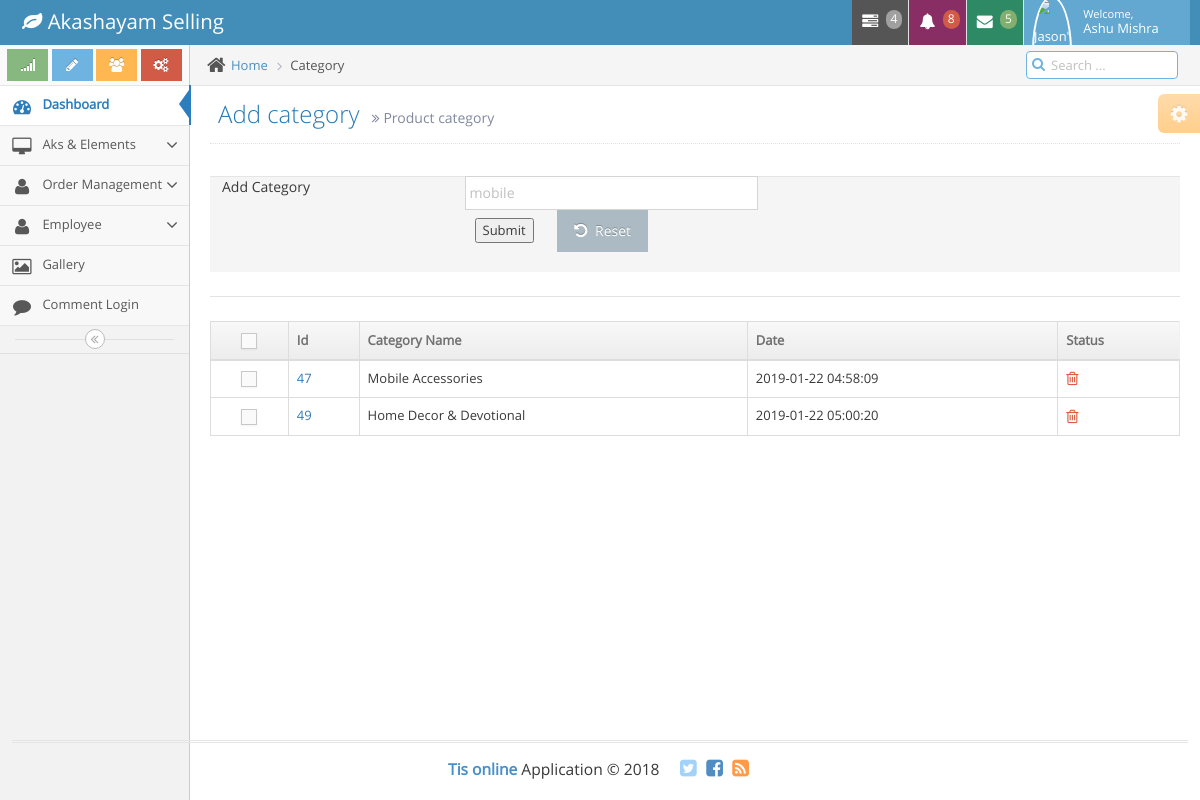
/admin1/category.php (signed in), run on the app's committed database.
### tables this page shows
CREATE TABLE IF NOT EXISTS `personal_information` (
  `employee_id` int(11) NOT NULL AUTO_INCREMENT,
  `firstname` varchar(50) NOT NULL,
  `middlename` varchar(50) NOT NULL,
  `surname` varchar(50) NOT NULL,
  `name_extension` varchar(10) NOT NULL,
  `place_birth` varchar(30) NOT NULL,
  `sex` varchar(30) NOT NULL,
  `civil_status` varchar(30) NOT NULL,
  `department` varchar(30) NOT NULL,
  `image` varchar(500) NOT NULL,
  `cis_no` varchar(50) NOT NULL,
  `position` varchar(30) NOT NULL,
  `date_of_birth` varchar(30) NOT NULL,
  `member_id` varchar(100) NOT NULL,
  PRIMARY KEY (`employee_id`)
);

CREATE TABLE IF NOT EXISTS `category` (
  `cat_id` int(100) NOT NULL AUTO_INCREMENT,
  `category_name` varchar(2000) NOT NULL,
  `categery_image` text NOT NULL,
  `date` timestamp NOT NULL DEFAULT CURRENT_TIMESTAMP ON UPDATE CURRENT_TIMESTAMP,
  `employee_id` int(120) NOT NULL,
  PRIMARY KEY (`cat_id`)
);

### admin1/category.php (the view, shortened to what this page needs)
<?php
include('../db_con.php');
if(!isset($_SESSION['user_id'])){
header("location:login.php");
}
else{
?>
<!DOCTYPE html>
<html lang="en">
	<head>
		<link rel="stylesheet" href="assets/css/bootstrap.min.css" />
		<link rel="stylesheet" href="assets/font-awesome/4.5.0/css/font-awesome.min.css" />
		<link rel="stylesheet" href="assets/css/jquery-ui.custom.min.css" />
		<link rel="stylesheet" href="assets/css/chosen.min.css" />
		<link rel="stylesheet" href="assets/css/bootstrap-datepicker3.min.css" />
		<link rel="stylesheet" href="assets/css/bootstrap-timepicker.min.css" />
		<link rel="stylesheet" href="assets/css/daterangepicker.min.css" />
		<link rel="stylesheet" href="assets/css/bootstrap-datetimepicker.min.css" />
		<link rel="stylesheet" href="assets/css/bootstrap-colorpicker.min.css" />
		<link rel="stylesheet" href="assets/css/ace.min.css" class="ace-main-stylesheet" id="main-ace-style" />
		<link rel="stylesheet" href="assets/css/ace-skins.min.css" />
		<link rel="stylesheet" href="assets/css/ace-rtl.min.css" />
	</head>
	<body class="no-skin">
		<div id="navbar" class="navbar navbar-default ace-save-state">
			<?php include('includes/nav.php');?>
		</div>
		<div class="main-container ace-save-state" id="main-container">
					<?php include('includes/sidebar.php'); ?>
			<div class="main-content">
				<div class="main-content-inner">
					<div class="breadcrumbs ace-save-state" id="breadcrumbs">
						<ul class="breadcrumb">
							<li>
								<i class="ace-icon fa fa-home home-icon"></i>
								<a href="index.php?id=<?php echo $id;?>">Home</a>
							</li>
							<li class="active">Category</li>
						</ul>
					<?php include('includes/search.php');?>
					</div>
					<div class="page-content">
					<?php include('includes/setting.php');?>
						<div class="row">
							<div class="col-xs-12">
									<div class="page-header">
							<h1>
							Add category
								<small>
									<i class="ace-icon fa fa-angle-double-right"></i>
								Product category
								</small>
							</h1>
						</div>
						<div class="row">
							<div class="col-xs-12">
								<form action="add_cat.php" method="post">
									<div class="form-group">
										<label class="col-sm-3 control-label no-padding-right" for="form-field-1">Add Category </label>
										<div class="col-sm-9">
											<input type="text"  name="cat_title1"  placeholder="mobile" class="col-xs-10 col-sm-5" />
									</div>
									</div>
									<div class="clearfix form-actions">
										<div class="col-md-offset-3 col-md-9">
											<input type="submit" name="submit">
											<button class="btn" type="reset">
												<i class="ace-icon fa fa-undo bigger-110"></i>
												Reset
											</button>
										</div>
									</div>
									<div class="hr hr-24"></div>
</form>
								<table id="simple-table" class="table  table-bordered table-hover">
											<thead>
												<tr>
													<th class="center">
														<label class="pos-rel">
															<span class="lbl"></span>
														</label>
													</th>
													<th>Id</th>
													<th>Category Name</th>
													<th>Date</th>
													<th class="hidden-480">Status</th>
												</tr>
											</thead>
											<tbody>
											<?php
include('db_con1.php');
$select_query="select *from category ORDER BY cat_id ASC";
$run_query=mysqli_query($con,$select_query);
while($row=(mysqli_fetch_array($run_query)))
{
$cat_id=$row['cat_id'];
$category_name=$row['category_name'];
$date=$row['date'];
	?>
												<tr>
													<td class="center">
														<label class="pos-rel">
															<span class="lbl"></span>
														</label>
													</td>
													<td>
														<a href="#"><?php echo $cat_id;?></a>
													</td>
													<td><?php echo $category_name;?></td>
													<td><?php echo $date;?></td>
													<td>
														<div class="hidden-sm hidden-xs btn-group">
																	<a href="delete_category.php?del=<?php echo $cat_id; ?>" class="tooltip-error" data-rel="tooltip" title="Delete">
																			<span class="red">
																				<i class="ace-icon fa fa-trash-o bigger-120"></i>
																			</span>
																		</a>
														</div>
													</td>
												</tr>
<?php }?>
											</tbody>
										</table>
							</div>
						</div>
					</div>
				</div>
			</div>
			<div class="footer">
				<div class="footer-inner">
					<div class="footer-content">
						<span class="bigger-120">
							<span class="blue bolder">Tis online</span>
							Application &copy; 2018
						</span>
						<span class="action-buttons">
							<a href="#">
								<i class="ace-icon fa fa-twitter-square light-blue bigger-150"></i>
							</a>
							<a href="#">
								<i class="ace-icon fa fa-facebook-square text-primary bigger-150"></i>
							</a>
							<a href="#">
								<i class="ace-icon fa fa-rss-square orange bigger-150"></i>
							</a>
						</span>
					</div>
				</div>
			</div>
		</div>
	</body>
</html>
<?php }?>

### admin1/includes/nav.php (shortened to what this page needs)
<div class="navbar-container ace-save-state" id="navbar-container">
				<div class="navbar-header pull-left">
					<a href="index.php" class="navbar-brand">
						<small>
							<i class="fa fa-leaf"></i>
				Akashayam Selling
						</small>
					</a>
				</div>
				<div class="navbar-buttons navbar-header pull-right" role="navigation">
					<ul class="nav ace-nav">
						<li class="grey dropdown-modal">
							<a data-toggle="dropdown" class="dropdown-toggle" href="#">
								<i class="ace-icon fa fa-tasks"></i>
								<span class="badge badge-grey">4</span>
							</a>
						</li>
						<li class="purple dropdown-modal">
							<a data-toggle="dropdown" class="dropdown-toggle" href="#">
								<i class="ace-icon fa fa-bell icon-animated-bell"></i>
								<span class="badge badge-important">8</span>
							</a>
						</li>
						<li class="green dropdown-modal">
							<a data-toggle="dropdown" class="dropdown-toggle" href="#">
								<i class="ace-icon fa fa-envelope icon-animated-vertical"></i>
								<span class="badge badge-success">5</span>
							</a>
						</li>
						<li class="light-blue dropdown-modal">
							<?php $id=$_SESSION['employee_id'];
											$emp=(" select * from personal_information where employee_id=".$id."")or die(mysql_error());
											$fetch_res = $mysqli->query($emp);
											$show = $fetch_res->fetch_array(MYSQLI_ASSOC);
															?>
							<a data-toggle="dropdown" href="#" class="dropdown-toggle">
								<span class="user-info">
									<small>Welcome,</small>
									<?php 	echo $show['firstname']." ".$show['surname']; ?>
								</span>
							</a>
						</li>
					</ul>
				</div>
			</div>

### data on the page
personal_information: firstname "Ashu", surname "Mishra"
category: cat_id "47", category_name "Mobile Accessories", date "2019-01-22 04:58:09"
category: cat_id "49", category_name "Home Decor & Devotional", date "2019-01-22 05:00:20"
